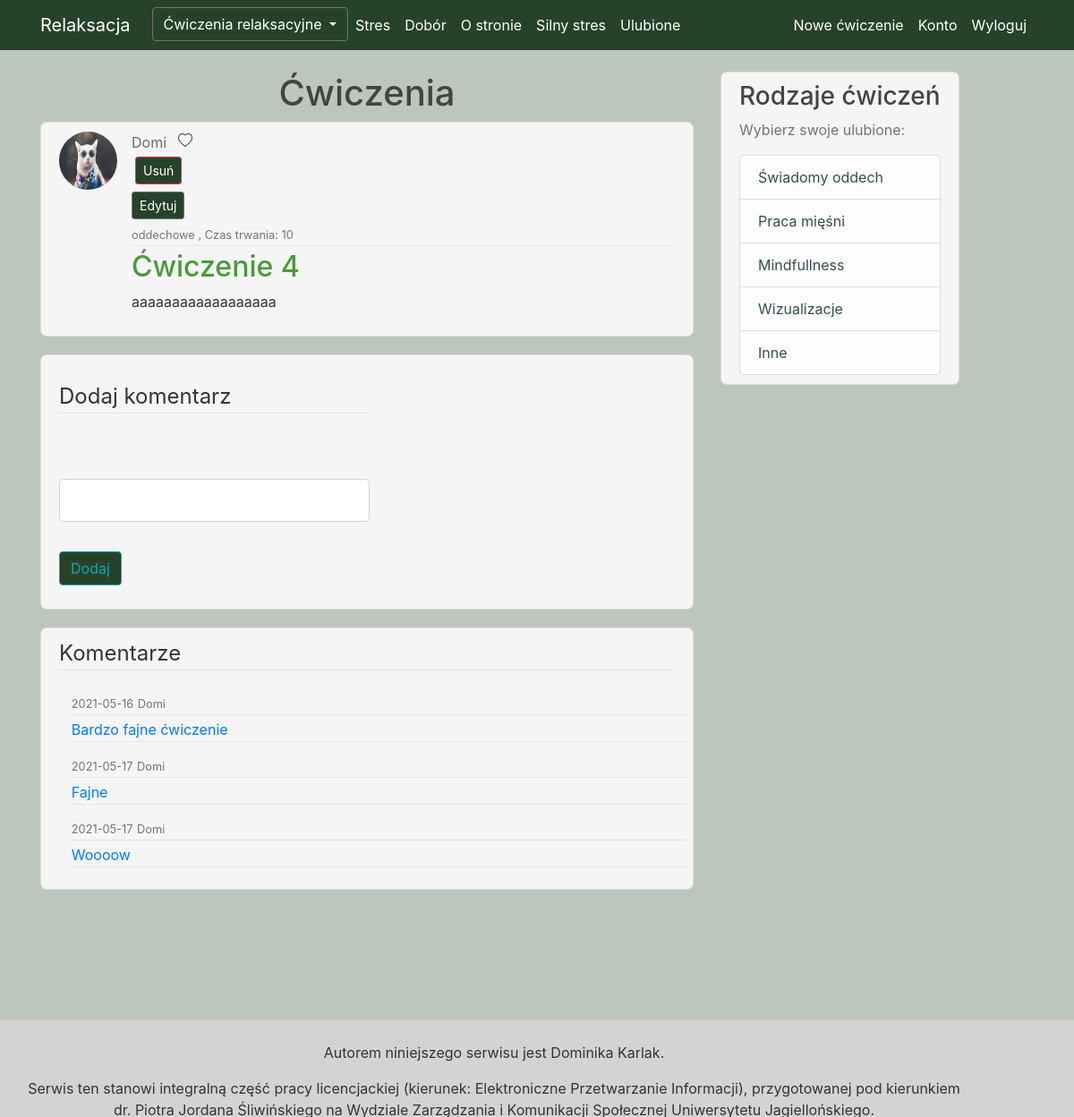
Page /post/2 (signed in) on the earlier database version.
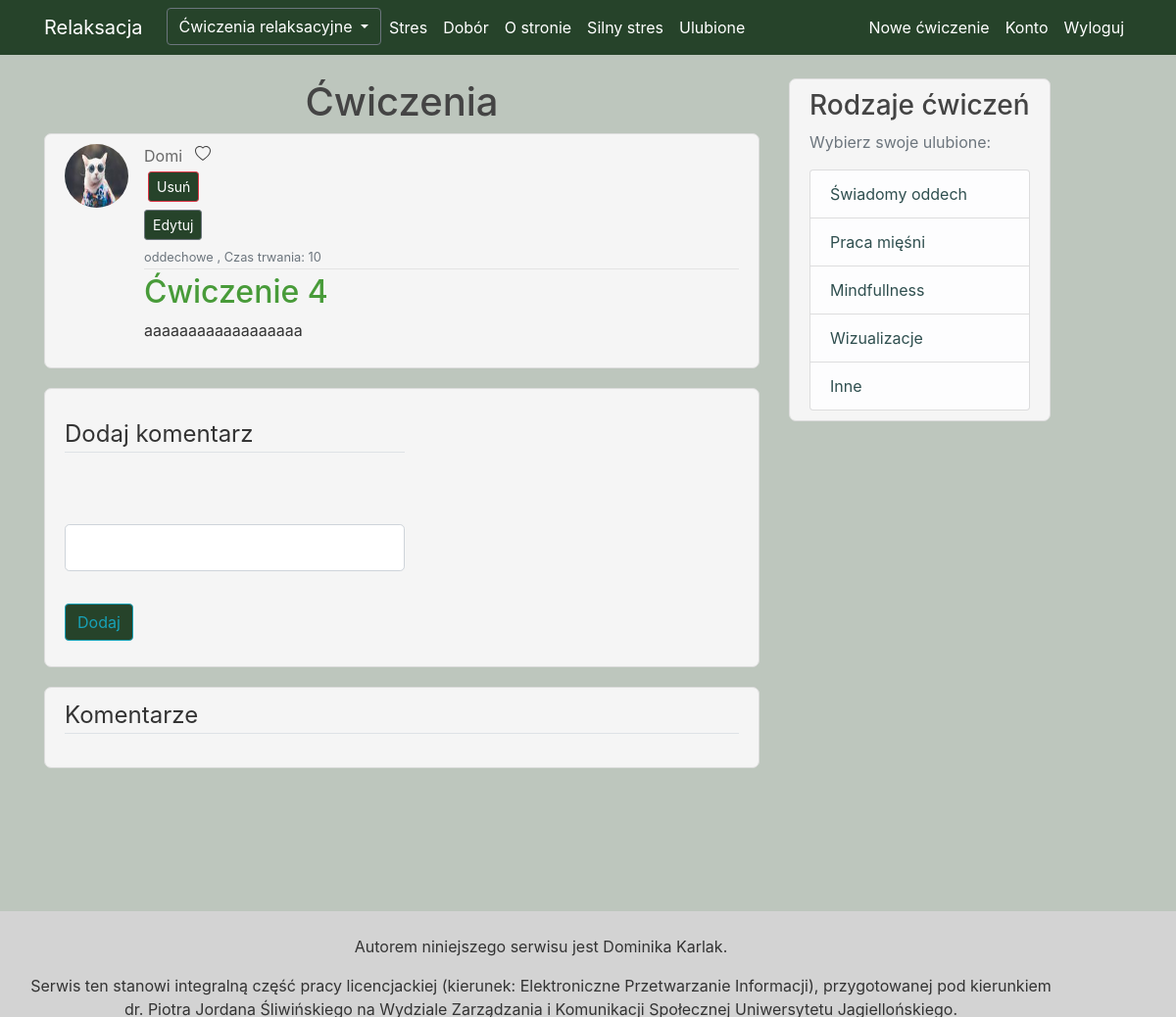
Same page on the later database version.
### Relaks/models.py (models this page shows, shortened)
class Comment(db.Model):
    id = db.Column(db.Integer, primary_key=True)
    body = db.Column(db.String(200), nullable=False)
    date_posted = db.Column(db.DateTime, nullable=False, default=datetime.utcnow)
    post_id = db.Column(db.Integer, db.ForeignKey('post.id'), nullable=False)
    user_id = db.Column(db.Integer, db.ForeignKey('user.id'), nullable=False)

class User(db.Model, UserMixin):
    id = db.Column(db.Integer, primary_key=True)
    username = db.Column(db.String(20), unique=True, nullable=False)
    email = db.Column(db.String(120), unique=True, nullable=False)
    image_file = db.Column(db.String(20), nullable=False, default='default.jpg')
    password = db.Column(db.String(60), nullable=False)
    is_admin = db.Column(db.Boolean, nullable=False)
    posts = db.relationship('Post', backref='author', lazy=True)
    fav = db.relationship('Favourite', backref='author', lazy=True)
    comments = db.relationship('Comment', backref='author', lazy=True)

### Relaks/routes.py (the view)
@app.route("/post/<int:post_id>", methods=['GET', 'POST'])
@login_required
def post(post_id):
    post = Post.query.get_or_404(post_id)
    is_favourite = Favourite.query.filter_by(user_id=current_user.id, post_id=post_id).first()
    if is_favourite is None:
        is_favourite = False
    else:
        is_favourite = True
    form = AddCommentForm()
    if form.validate_on_submit():
        comment = Comment(body=form.body.data, user_id=current_user.id, post_id=post_id)
        db.session.add(comment)
        db.session.commit()
        flash("Twój komentarz został pomyślnie dodany", "success")
        return redirect(url_for("post", post_id=post.id))
    comments = Comment.query.filter_by(post_id=post_id)
    return render_template('post.html', title=post.name, post=post, form=form, is_favourite=is_favourite,
                           comments=comments)

### Relaks/forms.py
class AddCommentForm(FlaskForm):
    body = StringField("Treść", validators=[DataRequired()])
    submit = SubmitField("Dodaj")

### Relaks/models.py (called while the page is built)
@login_manager.user_loader
def load_user(user_id):
    return User.query.get(int(user_id))

### Relaks/templates/post.html (shortened to what this page needs)
{% extends "layout.html" %}
{% block content %}
    <h1 style="text-align: center"> Ćwiczenia </h1>
    <article class="media content-section">
        <img class="rounded-circle article-img"
             src="{{ url_for('static', filename='photo/' + post.author.image_file) }}">
        <div class="media-body">
            <div class="article-metadata">
                <a class="mr-2" href="#">{{ post.author.username }}</a>
                {% if current_user.is_authenticated %}
                    {% if is_favourite %}
                        <a style="color: #444444" href="{{ url_for("dodaj_do_ulubionych", post_id=post.id) }} ">
                            <svg xmlns="http://www.w3.org/2000/svg" width="16" height="16" fill="currentColor"
                                 class="bi bi-heart-fill" viewBox="0 0 16 16">
                                <path fill-rule="evenodd"
                                      d="M8 1.314C12.438-3.248 23.534 4.735 8 15-7.534 4.736 3.562-3.248 8 1.314z"/>
                            </svg>
                        </a>
                    {% else %}
                        <a style="color: #444444" href="{{ url_for("dodaj_do_ulubionych", post_id=post.id) }} ">
                        </a>
                    {% endif %}
                {% endif %}
                {% if post.author == current_user or current_user.is_admin %}
                    <button type="button" class="btn btn-danger btn-sm m-1" data-toggle="modal"
                            data-target="#deleteModal" style="display: block">Usuń
                    </button>
                {% endif %}
                {% if post.author == current_user %}
                    <div>
                        <a class="btn btn-secondary btn-sm mt-1 mb-1"
                           href="{{ url_for('update_post', post_id=post.id) }}"> Edytuj </a>
                    </div>
                {% endif %}
                <small class="text-muted">{{ post.category }} , </small>
                <small class="text-muted">Czas trwania: {{ post.time }}</small>
            </div>
            <h2><a class="article-title" href="{{ url_for('post', post_id=post.id) }}">{{ post.name }}</a></h2>
            <p class="article-content">{{ post.content }}</p>
        </div>
    </article>
    <div class="media content-section">
        <form method="POST" action="">
            <fieldset class="form-group">
                <legend class="border-bottom mb-4">Dodaj komentarz</legend>
                <div class="form-group">
                    {% if form.body.errors %}
                        {{ form.body(class="form-control form-control-lg is-invalid") }}
                        <div class="invalid-feedback">
                            {% for error in form.body.errors %}
                                <span>{{ error }}</span>
                            {% endfor %}
                        </div>
                    {% else %}
                        {{ form.body(class="form-control form-control-lg") }}
                    {% endif %}
                </div>
            </fieldset>
            <div class="form-group">
                {{ form.submit(class="btn btn-outline-info") }}
            </div>
        </form>
    </div>
    <div class="media content-section" style="display: block">
        <legend class="border-bottom mb-4">Komentarze</legend>
        {% for comment in comments %}
            <div class="media-body" style="width: 100%; height: 100%; margin:2%">
                <div class="article-metadata">
                    <small class="text-muted">{{ comment.date_posted.strftime('%Y-%m-%d') }}</small>
                    <small class="text-muted">{{ comment.author.username }}</small>
                </div>
                <div class="article-metadata">
                    <a  href="{{ url_for('comment', comment_id=comment.id) }}">{{ comment.body }} </a>
                </div>
            </div>
        {% endfor %}
    </div>
{% endblock content %}

Differences in the rows shown:
removed Comment: date_posted "2021-05-16", author.username "Domi", body "Bardzo fajne ćwiczenie"
removed Comment: date_posted "2021-05-17", author.username "Domi", body "Fajne"
removed Comment: date_posted "2021-05-17", author.username "Domi", body "Woooow"
